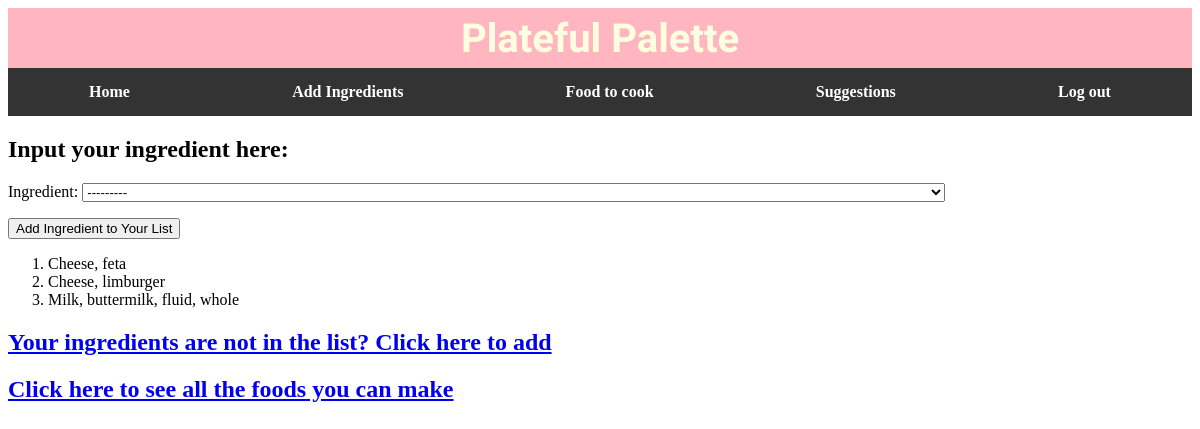
/food/ingredients/ (signed in), run on the app's committed database.
### food/models.py (models this page shows, shortened)
class UserIngredient(models.Model):
    user = models.ForeignKey(User, on_delete=models.CASCADE)
    ingredient = models.ForeignKey(Ingredient, on_delete=models.CASCADE)
    class Meta:
        unique_together = ('user', 'ingredient')  # Ensures each user can only have each ingredient once

class Ingredient(models.Model):
    category = models.CharField(max_length=255)
    description = models.CharField(max_length=255)
    nutrient_data_bank_number = models.IntegerField()
    data_alpha_carotene = models.IntegerField(null=True, blank=True)  # micrograms (mcg)
    data_beta_carotene = models.IntegerField(null=True, blank=True)   # micrograms (mcg)
    data_beta_cryptoxanthin = models.IntegerField(null=True, blank=True)  # micrograms (mcg)
    data_carbohydrate = models.FloatField(null=True, blank=True)  # grams (g)
    data_cholesterol = models.IntegerField(null=True, blank=True)  # milligrams (mg)
    data_choline = models.FloatField(null=True, blank=True)  # milligrams (mg)
    data_fiber = models.FloatField(null=True, blank=True)  # grams (g)
    data_lutein_and_zeaxanthin = models.IntegerField(null=True, blank=True)  # micrograms (mcg)
    data_lycopene = models.IntegerField(null=True, blank=True)  # micrograms (mcg)
    data_niacin = models.FloatField(null=True, blank=True)  # milligrams (mg)
    data_protein = models.FloatField(null=True, blank=True)  # grams (g)
    data_retinol = models.IntegerField(null=True, blank=True)  # micrograms (mcg)
    data_riboflavin = models.FloatField(null=True, blank=True)  # milligrams (mg)
    data_selenium = models.FloatField(null=True, blank=True)  # micrograms (mcg)
    data_sugar_total = models.FloatField(null=True, blank=True)  # grams (g)
    data_thiamin = models.FloatField(null=True, blank=True)  # milligrams (mg)
    data_water = models.FloatField(null=True, blank=True)  # grams (g)
    data_fat_monosaturated_fat = models.FloatField(null=True, blank=True)  # grams (g)
    data_fat_polysaturated_fat = models.FloatField(null=True, blank=True)  # grams (g)
    data_fat_saturated_fat = models.FloatField(null=True, blank=True)  # grams (g)
    data_fat_total_lipid = models.FloatField(null=True, blank=True)  # grams (g)
    data_major_minerals_calcium = models.IntegerField(null=True, blank=True)  # milligrams (mg)
    data_major_minerals_copper = models.FloatField(null=True, blank=True)  # milligrams (mg)
    data_major_minerals_iron = models.FloatField(null=True, blank=True)  # milligrams (mg)
    data_major_minerals_magnesium = models.IntegerField(null=True, blank=True)  # milligrams (mg)
    data_major_minerals_phosphorus = models.IntegerField(null=True, blank=True)  # milligrams (mg)
    data_major_minerals_potassium = models.IntegerField(null=True, blank=True)  # milligrams (mg)
    data_major_minerals_sodium = models.IntegerField(null=True, blank=True)  # milligrams (mg)
    data_major_minerals_zinc = models.FloatField(null=True, blank=True)  # milligrams (mg)
    data_vitamins_vitamin_a_rae = models.IntegerField(null=True, blank=True)  # micrograms (mcg)
    data_vitamins_vitamin_b12 = models.FloatField(null=True, blank=True)  # micrograms (mcg)
    data_vitamins_vitamin_b6 = models.FloatField(null=True, blank=True)  # milligrams (mg)
    data_vitamins_vitamin_c = models.FloatField(null=True, blank=True)  # milligrams (mg)
    data_vitamins_vitamin_e = models.FloatField(null=True, blank=True)  # milligrams (mg)
    data_vitamins_vitamin_k = models.FloatField(null=True, blank=True)  # micrograms (mcg)
    def __str__(self):
        return self.description

### food/views.py (the view)
# urls.py: path("ingredients/", views.ingredients, name="ingredients"),
def ingredients(request):
    if request.method == "POST":
        user_ingredient_form = AddUserIngredientForm(request.POST)
        user_ingredient = user_ingredient_form.save(commit=False)
        user_ingredient.user = request.user
        user_ingredient.save()
        return redirect('ingredients')
    else:
        user_ingredient_form = AddUserIngredientForm()
    user_ingredients = UserIngredient.objects.filter(user=request.user)
    return render(request, "food/ingredients.html", {
        "ingredients": user_ingredients,
        "user_ingredient_form": user_ingredient_form
    })

### food/forms.py
class AddUserIngredientForm(forms.ModelForm):
    class Meta:
        model = UserIngredient
        fields = ['ingredient']

### food/templates/food/ingredients.html (shortened to what this page needs)
{% extends "food/layout.html" %}
{% block  body%}
    <div>
        <h2>Input your ingredient here:</h3>
            <form method="post">
                {{ user_ingredient_form.as_p }}
                <button type="submit">Add Ingredient to Your List</button>
            </form>
            <ol>
                {% for user_ingredient in ingredients %}
                    <li>{{ user_ingredient.ingredient.description }}</li>
                {% endfor %}
            </ol>
        <h2><a href="{% url "food:add" %}"> Your ingredients are not in the list? Click here to add</a></h2>
        <h2><a href="{% url "food:food" %}"> Click here to see all the foods you can make</a></h2>
    </div>
{% endblock %}

### data on the page
UserIngredient: ingredient.description "Cheese, feta"
UserIngredient: ingredient.description "Cheese, limburger"
UserIngredient: ingredient.description "Milk, buttermilk, fluid, whole"
